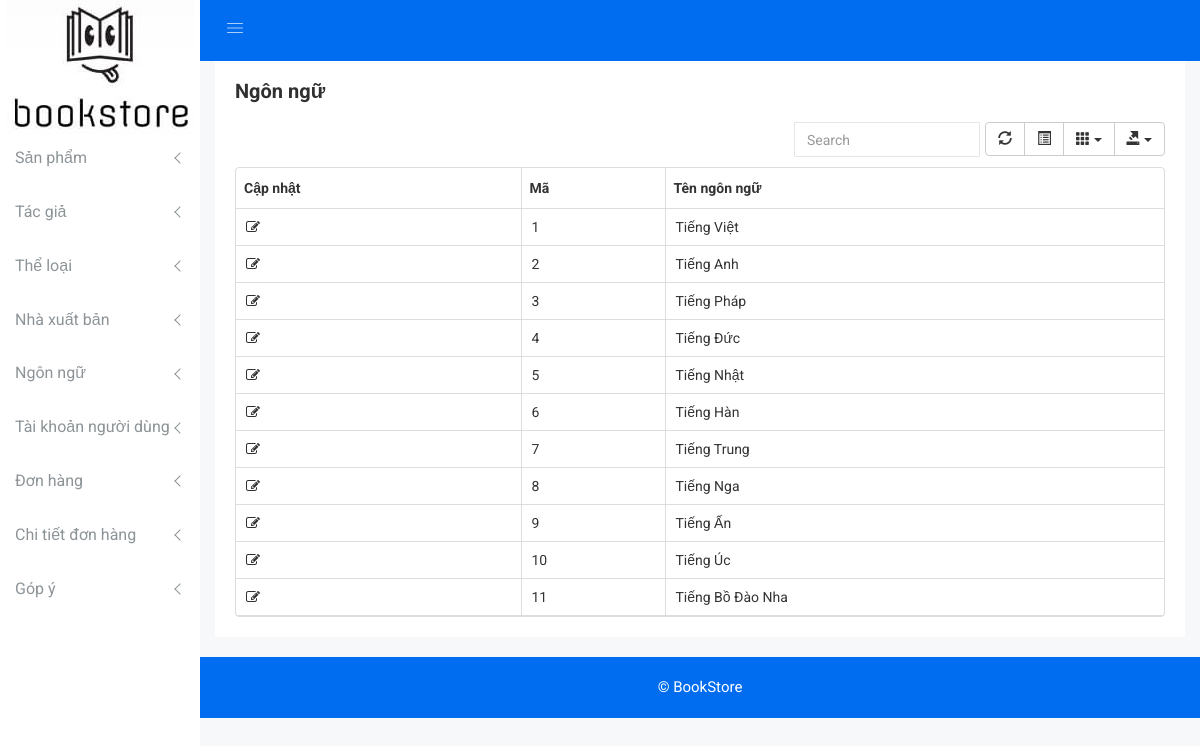
The app's page /bookstore_admin/language-all.php with its own data.
### tables this page shows
CREATE TABLE `ngonngu` (
  `nn_ma` int(11) NOT NULL,
  `nn_ten` varchar(100) NOT NULL
);

### bookstore_admin/data/language_data.php (called while the page is built, shortened)
<?php
class Ngonngu {
    public function showAllLanguages($conn) {
        $sql = "SELECT nn_ma, nn_ten FROM ngonngu";
        $result = $conn->query($sql);
        return $result;
    }
}
?>

### bookstore_admin/language-all.php (the view, shortened to what this page needs)
<?php
require_once './dbconnect.php';
require_once './data/language_data.php';
?>
<!doctype html>
<html class="no-js" lang="en">
    <head>
        <link rel="stylesheet" href="css/bootstrap.min.css">
        <link rel="stylesheet" href="css/font-awesome.min.css">
        <link rel="stylesheet" href="css/owl.carousel.css">
        <link rel="stylesheet" href="css/owl.theme.css">
        <link rel="stylesheet" href="css/owl.transitions.css">
        <link rel="stylesheet" href="css/animate.css">
        <link rel="stylesheet" href="css/normalize.css">
        <link rel="stylesheet" href="css/meanmenu.min.css">
        <link rel="stylesheet" href="css/main.css">
        <link rel="stylesheet" href="css/educate-custon-icon.css">
        <link rel="stylesheet" href="css/morrisjs/morris.css">
        <link rel="stylesheet" href="css/scrollbar/jquery.mCustomScrollbar.min.css">
        <link rel="stylesheet" href="css/metisMenu/metisMenu.min.css">
        <link rel="stylesheet" href="css/metisMenu/metisMenu-vertical.css">
        <link rel="stylesheet" href="css/calendar/fullcalendar.min.css">
        <link rel="stylesheet" href="css/calendar/fullcalendar.print.min.css">
        <link rel="stylesheet" href="css/editor/select2.css">
        <link rel="stylesheet" href="css/editor/datetimepicker.css">
        <link rel="stylesheet" href="css/editor/bootstrap-editable.css">
        <link rel="stylesheet" href="css/editor/x-editor-style.css">
        <link rel="stylesheet" href="css/data-table/bootstrap-table.css">
        <link rel="stylesheet" href="css/data-table/bootstrap-editable.css">
        <link rel="stylesheet" href="style.css">
        <link rel="stylesheet" href="css/responsive.css">
    </head>
    <body>
        <div class="left-sidebar-pro">
            <nav id="sidebar" class="">
                <div class="sidebar-header">
                    <a href="index.php"><img class="main-logo" src="img/logo/logo.jpg" alt="" /></a>
                </div>
                <div class="left-custom-menu-adp-wrap comment-scrollbar">
                    <nav class="sidebar-nav left-sidebar-menu-pro">
                        <ul class="metismenu" id="menu1">
                            <li>
                                <a class="has-arrow" href="product-all.php" aria-expanded="false"><span class="mini-click-non">Sản phẩm</span></a>
                            </li>
                            <li>
                                <a class="has-arrow" href="author-all.php" aria-expanded="false"><span class="mini-click-non">Tác giả</span></a>
                            </li>
                            <li>
                                <a class="has-arrow" href="category-all.php" aria-expanded="false"><span class="mini-click-non">Thể loại</span></a>
                            </li>
                            <li>
                                <a class="has-arrow" href="publishing-all.php" aria-expanded="false"><span class="mini-click-non">Nhà xuất bản</span></a>
                            </li>
                            <li>
                                <a class="has-arrow" href="language-all.php" aria-expanded="false"><span class="mini-click-non">Ngôn ngữ</span></a>
                            </li>
                            <li>
                                <a class="has-arrow" href="user-all.php" aria-expanded="false"><span class="mini-click-non">Tài khoản người dùng</span></a>
                            </li>
                            <li>
                                <a class="has-arrow" href="orders-all.php" aria-expanded="false"><span class="mini-click-non">Đơn hàng</span></a>
                            </li>
                            <li>
                                <a class="has-arrow" href="orders-details-all.php" aria-expanded="false"><span class="mini-click-non">Chi tiết đơn hàng</span></a>
                            </li>
                            <li>
                                <a class="has-arrow" href="feedback-all.php" aria-expanded="false"><span class="mini-click-non">Góp ý</span></a>
                            </li>
                        </ul>
                    </nav>
                </div>
            </nav>
        </div>
        <div class="all-content-wrapper">
            <div class="header-advance-area">
                <div class="header-top-area">
                    <div class="container-fluid">
                        <div class="row">
                            <div class="col-lg-12 col-md-12 col-sm-12 col-xs-12">
                                <div class="header-top-wraper">
                                    <div class="row">
                                        <div class="col-lg-1 col-md-0 col-sm-1 col-xs-12">
                                            <div class="menu-switcher-pro">
                                                <button type="button" id="sidebarCollapse" class="btn bar-button-pro header-drl-controller-btn btn-info navbar-btn">
                                                    <i class="educate-icon educate-nav"></i>
                                                </button>
                                            </div>
                                        </div>
                                    </div>
                                </div>
                            </div>
                        </div>
                    </div>
                </div>
                <br><br><br>
            </div>
            <div class="data-table-area mg-b-15">
                <div class="container-fluid">
                    <div class="row">
                        <div class="col-lg-12 col-md-12 col-sm-12 col-xs-12">
                            <div class="sparkline13-list">
                                <div class="sparkline13-hd">
                                    <div class="main-sparkline13-hd">
                                        <h1>Ngôn ngữ</h1>
                                    </div>
                                </div>
                                <div class="sparkline13-graph">
                                    <div class="datatable-dashv1-list custom-datatable-overright">
                                        <table id="table" data-toggle="table" data-search="true" data-show-columns="true" data-show-refresh="true" data-key-events="true" data-show-toggle="true" data-resizable="true" data-cookie="true"
                                               data-cookie-id-table="saveId" data-show-export="true" data-click-to-select="true" data-toolbar="#toolbar">
                                            <thead>
                                                <tr>
                                                    <th data-field="state">Cập nhật</th>
                                                    <th data-field="id">Mã</th>
                                                    <th data-field="name">Tên ngôn ngữ</th>
                                                </tr>
                                            </thead>
                                            <tbody>
                                                <?php
                                                $language = new Ngonngu("", "");
                                                $result = $language->showAllLanguages($conn);
                                                while ($row = $result->fetch_assoc()) {
                                                    ?>
                                                    <tr>
                                                        <td><a href="language-update.php?action=update&idla=<?php echo $row['nn_ma'] ?>"><i class="fa fa-edit"></i></a></td>
                                                        <td><?php echo $row['nn_ma'] ?></td>
                                                        <td><?php echo $row['nn_ten'] ?></td>
                                                    </tr>
                                                <?php } ?>
                                            </tbody>
                                        </table>
                                    </div>
                                </div>
                            </div>
                        </div>
                    </div>
                </div>
            </div>
            <div class="footer-copyright-area">
                <div class="container-fluid">
                    <div class="row">
                        <div class="col-lg-12 col-md-12 col-sm-12 col-xs-12">
                            <div class="footer-copy-right">
                                <p> &copy; <a href="index.php">BookStore</a></p>
                            </div>
                        </div>
                    </div>
                </div>
            </div>
        </div>
    </body>
</html>

### bookstore_admin/css/main.css (style rules this page uses)
html { color: #222; font-size: 1em; line-height: 1.4; }
audio, canvas, iframe, img, svg, video { vertical-align: middle; }

### bookstore_admin/css/metisMenu/metisMenu-vertical.css (style rules this page uses)
.sidebar-nav { background: #fff; }
.sidebar-nav ul { padding: 0; margin: 0; list-style: none; background: #f5f5f5; }
.sidebar-nav .metismenu { background: #fff; display: -webkit-box; display: -ms-flexbox; display: flex; -webkit-box-orient: vertical; -webkit-box-direction: normal; -ms-flex-direction: column; flex-direction: column; }
.sidebar-nav .metismenu li + li { margin-top: 5px; }
.sidebar-nav .metismenu li:last-child { margin-bottom: 5px; }
.sidebar-nav .metismenu > li { display: -webkit-box; display: -ms-flexbox; display: flex; -webkit-box-orient: vertical; -webkit-box-direction: normal; -ms-flex-direction: column; flex-direction: column; position: relative; }
.sidebar-nav .metismenu a { position: relative; display: block; padding: 13px 15px; color: #444; outline-width: 0; transition: all .3s ease-out; font-size:16px; font-weight:400; }

### records on screen
ngonngu: nn_ma "1", nn_ten "Tiếng Việt"
ngonngu: nn_ma "2", nn_ten "Tiếng Anh"
ngonngu: nn_ma "3", nn_ten "Tiếng Pháp"
ngonngu: nn_ma "4", nn_ten "Tiếng Đức"
ngonngu: nn_ma "5", nn_ten "Tiếng Nhật"
ngonngu: nn_ma "6", nn_ten "Tiếng Hàn"
ngonngu: nn_ma "7", nn_ten "Tiếng Trung"
ngonngu: nn_ma "8", nn_ten "Tiếng Nga"
ngonngu: nn_ma "9", nn_ten "Tiếng Ấn"
ngonngu: nn_ma "10", nn_ten "Tiếng Úc"
ngonngu: nn_ma "11", nn_ten "Tiếng Bồ Đào Nha"
